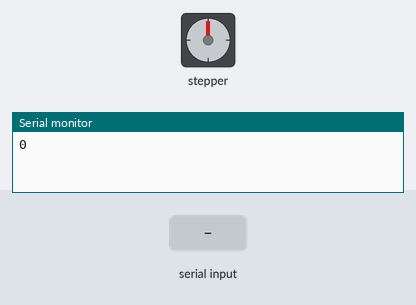
Recording of a sketch running on a simulated Arduino Uno, built with avr-gcc and run on an emulated ATmega328P. Parts: stepper motor, the last lines printed to the serial monitor. The test bench sets the inputs (shaded band). Stepper angles assume 2048 steps per turn.

Above: at 1.2 s.
1.3 s: "30,150\n" received over Serial
At 2.9 s:
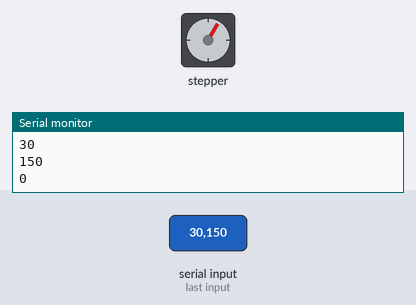
3.2 s: "90,45\n" received over Serial
At 4.1 s:
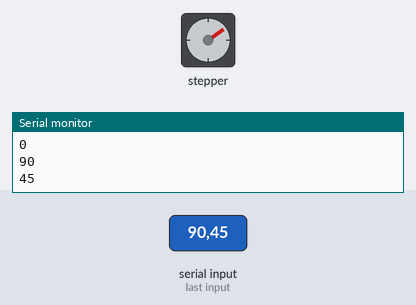
5.0 s: "200\n" received over Serial
At 6.1 s:
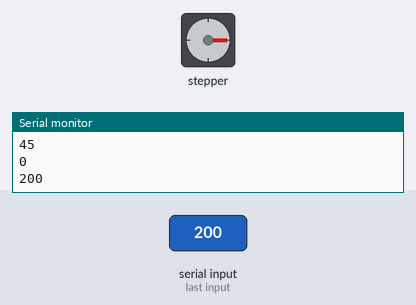
6.9 s: "90\n" received over Serial
At 8.1 s:
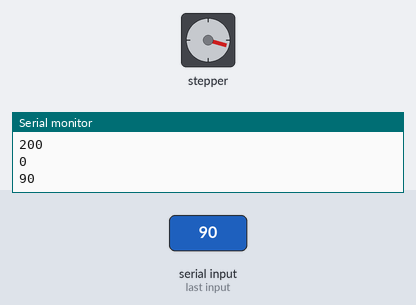
8.6 s: "90,45\n" received over Serial
At 9.4 s:
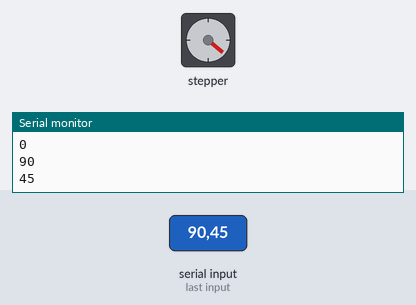
10.4 s: "30,150\n" received over Serial
At 12.2 s:
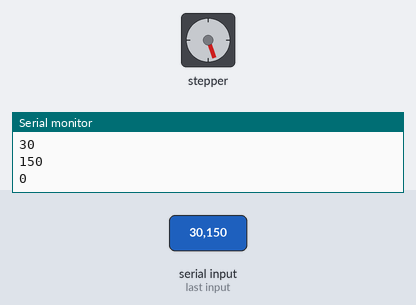
Timing chart, 0 to 13.3 s (numbered marks = the images above; inputs shaded):
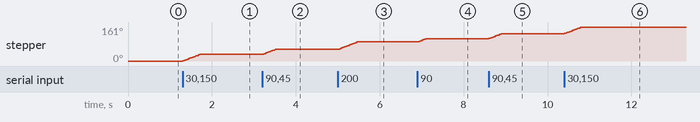

Measured:
- after the input at 1.3 s, stepper: turns 31° clockwise in 0.41 s, starting at once
- after the input at 3.2 s, stepper: turns 24° clockwise in 0.31 s, starting at once
- after the input at 5.0 s, stepper: turns 35° clockwise in 0.45 s, starting at once
- after the input at 6.9 s, stepper: turns 16° clockwise in 0.21 s, starting at once
- after the input at 8.6 s, stepper: turns 24° clockwise in 0.31 s, starting at once
- after the input at 10.4 s, stepper: turns 31° clockwise in 0.41 s, starting at once

The sketch:

stepper_motor.ino
```cpp
#include <Stepper.h>
#define STEPS 32
Stepper stepper(STEPS,8,9,10,11);
int val=0;
void setup() {
  // put your setup code here, to run once:
  Serial.begin(9600);
  stepper.setSpeed(800);
}
void loop() {
  // put your main code here, to run repeatedly:
  if (Serial.available()>0);
  {
    val=Serial.parseInt();
    stepper.step(val);
    Serial.println(val);
  }
}
```
